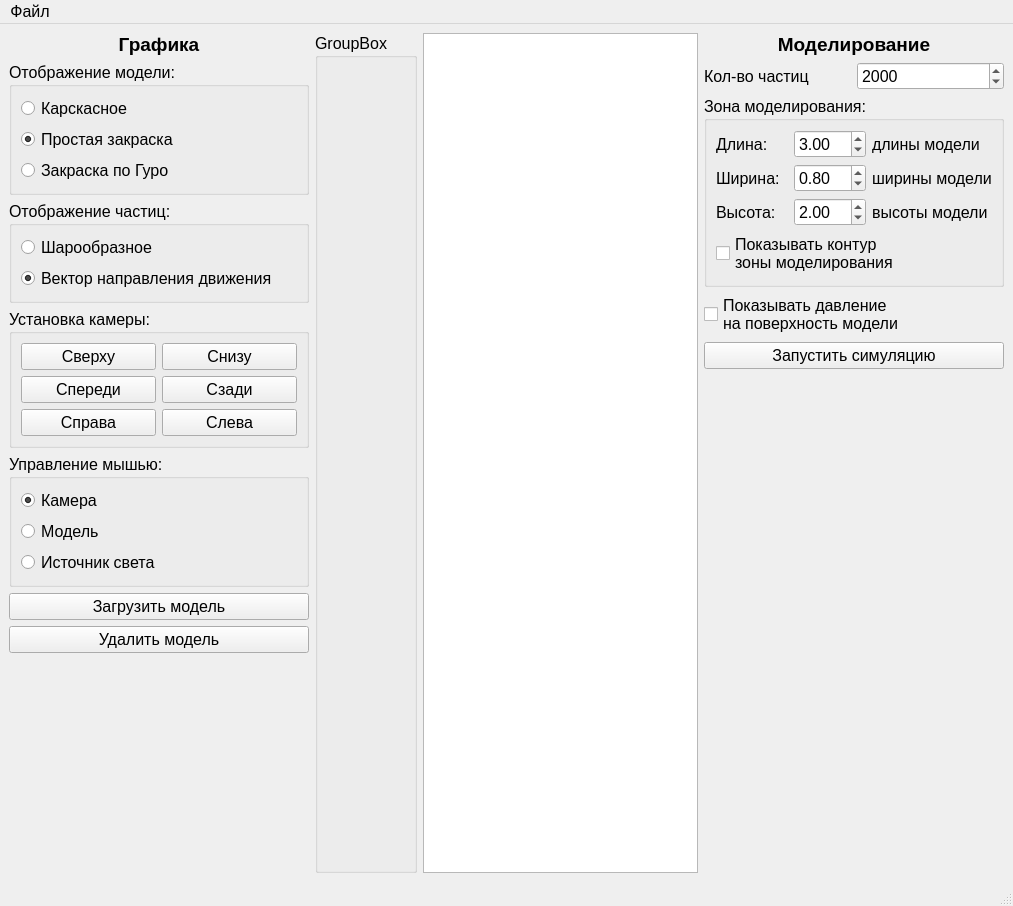
<?xml version="1.0" encoding="UTF-8"?>
<ui version="4.0">
 <class>MainWindow</class>
 <widget class="QMainWindow" name="MainWindow">
  <property name="geometry">
   <rect>
    <x>0</x>
    <y>0</y>
    <width>1013</width>
    <height>906</height>
   </rect>
  </property>
  <property name="font">
   <font>
    <pointsize>12</pointsize>
   </font>
  </property>
  <property name="windowTitle">
   <string>Курсовая работа</string>
  </property>
  <widget class="QWidget" name="centralwidget">
   <layout class="QGridLayout" name="gridLayout_3">
    <item row="0" column="3">
     <layout class="QVBoxLayout" name="simulationLayout">
      <item>
       <widget class="QLabel" name="simulationLabel">
        <property name="font">
         <font>
          <pointsize>14</pointsize>
          <weight>75</weight>
          <bold>true</bold>
         </font>
        </property>
        <property name="text">
         <string>Моделирование</string>
        </property>
        <property name="alignment">
         <set>Qt::AlignCenter</set>
        </property>
       </widget>
      </item>
      <item>
       <layout class="QGridLayout" name="particlesGrid">
        <item row="0" column="1">
         <widget class="QSpinBox" name="nParticlesSpinBox">
          <property name="maximum">
           <number>5000</number>
          </property>
          <property name="value">
           <number>2000</number>
          </property>
         </widget>
        </item>
        <item row="0" column="0">
         <widget class="QLabel" name="label">
          <property name="text">
           <string>Кол-во частиц</string>
          </property>
         </widget>
        </item>
       </layout>
      </item>
      <item>
       <widget class="QGroupBox" name="simZoneGroupBox">
        <property name="sizePolicy">
         <sizepolicy hsizetype="Preferred" vsizetype="Preferred">
          <horstretch>0</horstretch>
          <verstretch>0</verstretch>
         </sizepolicy>
        </property>
        <property name="title">
         <string>Зона моделирования:</string>
        </property>
        <layout class="QGridLayout" name="gridLayout_4">
         <item row="1" column="1">
          <widget class="QDoubleSpinBox" name="widthSpinBox">
           <property name="value">
            <double>0.800000000000000</double>
           </property>
          </widget>
         </item>
         <item row="0" column="2">
          <widget class="QLabel" name="label_2">
           <property name="text">
            <string>длины модели</string>
           </property>
          </widget>
         </item>
         <item row="1" column="0">
          <widget class="QLabel" name="label_4">
           <property name="text">
            <string>Ширина:</string>
           </property>
          </widget>
         </item>
         <item row="2" column="1">
          <widget class="QDoubleSpinBox" name="heightSpinBox">
           <property name="value">
            <double>2.000000000000000</double>
           </property>
          </widget>
         </item>
         <item row="2" column="2">
          <widget class="QLabel" name="label_7">
           <property name="text">
            <string>высоты модели</string>
           </property>
          </widget>
         </item>
         <item row="2" column="0">
          <widget class="QLabel" name="label_5">
           <property name="text">
            <string>Высота:</string>
           </property>
          </widget>
         </item>
         <item row="1" column="2">
          <widget class="QLabel" name="label_6">
           <property name="text">
            <string>ширины модели</string>
           </property>
          </widget>
         </item>
         <item row="0" column="0">
          <widget class="QLabel" name="label_3">
           <property name="text">
            <string>Длина:</string>
           </property>
          </widget>
         </item>
         <item row="0" column="1">
          <widget class="QDoubleSpinBox" name="lengthSpinBox">
           <property name="value">
            <double>3.000000000000000</double>
           </property>
          </widget>
         </item>
         <item row="3" column="0" colspan="3">
          <widget class="QCheckBox" name="zoneViewCheckBox">
           <property name="text">
            <string>Показывать контур
зоны моделирования</string>
           </property>
           <property name="checked">
            <bool>false</bool>
           </property>
          </widget>
         </item>
        </layout>
       </widget>
      </item>
      <item>
       <widget class="QCheckBox" name="modelPressureCheckBox">
        <property name="text">
         <string>Показывать давление
на поверхность модели</string>
        </property>
       </widget>
      </item>
      <item>
       <widget class="QPushButton" name="runSimBtn">
        <property name="minimumSize">
         <size>
          <width>300</width>
          <height>0</height>
         </size>
        </property>
        <property name="text">
         <string>Запустить симуляцию</string>
        </property>
       </widget>
      </item>
      <item>
       <spacer name="verticalSpacer">
        <property name="orientation">
         <enum>Qt::Vertical</enum>
        </property>
        <property name="sizeHint" stdset="0">
         <size>
          <width>20</width>
          <height>40</height>
         </size>
        </property>
       </spacer>
      </item>
     </layout>
    </item>
    <item row="0" column="0">
     <layout class="QVBoxLayout" name="graphicsLayout">
      <item>
       <widget class="QLabel" name="graphicsLabel">
        <property name="font">
         <font>
          <pointsize>14</pointsize>
          <weight>75</weight>
          <bold>true</bold>
         </font>
        </property>
        <property name="text">
         <string>Графика</string>
        </property>
        <property name="alignment">
         <set>Qt::AlignCenter</set>
        </property>
       </widget>
      </item>
      <item>
       <widget class="QGroupBox" name="ViewModeGroupBox">
        <property name="sizePolicy">
         <sizepolicy hsizetype="Preferred" vsizetype="Preferred">
          <horstretch>0</horstretch>
          <verstretch>0</verstretch>
         </sizepolicy>
        </property>
        <property name="title">
         <string>Отображение модели:</string>
        </property>
        <layout class="QVBoxLayout" name="verticalLayout_4">
         <item>
          <widget class="QRadioButton" name="wireframeRadioBtn">
           <property name="text">
            <string>Карскасное</string>
           </property>
           <property name="checked">
            <bool>false</bool>
           </property>
          </widget>
         </item>
         <item>
          <widget class="QRadioButton" name="simpleRadioBtn">
           <property name="text">
            <string>Простая закраска</string>
           </property>
           <property name="checked">
            <bool>true</bool>
           </property>
          </widget>
         </item>
         <item>
          <widget class="QRadioButton" name="guroRadioBtn">
           <property name="text">
            <string>Закраска по Гуро</string>
           </property>
           <property name="checked">
            <bool>false</bool>
           </property>
          </widget>
         </item>
        </layout>
       </widget>
      </item>
      <item>
       <widget class="QGroupBox" name="ViewParticleGroupBox">
        <property name="sizePolicy">
         <sizepolicy hsizetype="Preferred" vsizetype="Preferred">
          <horstretch>0</horstretch>
          <verstretch>0</verstretch>
         </sizepolicy>
        </property>
        <property name="title">
         <string>Отображение частиц:</string>
        </property>
        <layout class="QVBoxLayout" name="verticalLayout_6">
         <item>
          <widget class="QRadioButton" name="circleParticleRadioBtn">
           <property name="text">
            <string>Шарообразное</string>
           </property>
           <property name="checked">
            <bool>false</bool>
           </property>
          </widget>
         </item>
         <item>
          <widget class="QRadioButton" name="vectorParticleRadioBtn">
           <property name="text">
            <string>Вектор направления движения</string>
           </property>
           <property name="checked">
            <bool>true</bool>
           </property>
          </widget>
         </item>
        </layout>
       </widget>
      </item>
      <item>
       <widget class="QGroupBox" name="cameraSetGroupBox">
        <property name="sizePolicy">
         <sizepolicy hsizetype="Preferred" vsizetype="Preferred">
          <horstretch>0</horstretch>
          <verstretch>0</verstretch>
         </sizepolicy>
        </property>
        <property name="title">
         <string>Установка камеры:</string>
        </property>
        <layout class="QGridLayout" name="gridLayout_2">
         <item row="2" column="0">
          <widget class="QPushButton" name="frontCamBtn">
           <property name="text">
            <string>Спереди</string>
           </property>
          </widget>
         </item>
         <item row="0" column="0">
          <widget class="QPushButton" name="topCamBtn">
           <property name="text">
            <string>Сверху</string>
           </property>
          </widget>
         </item>
         <item row="4" column="0">
          <widget class="QPushButton" name="rightCamBtn">
           <property name="text">
            <string>Справа</string>
           </property>
          </widget>
         </item>
         <item row="0" column="1">
          <widget class="QPushButton" name="bottomCamBtn">
           <property name="text">
            <string>Снизу</string>
           </property>
          </widget>
         </item>
         <item row="2" column="1">
          <widget class="QPushButton" name="backCamBtn">
           <property name="text">
            <string>Сзади</string>
           </property>
          </widget>
         </item>
         <item row="4" column="1">
          <widget class="QPushButton" name="leftCamBtn">
           <property name="text">
            <string>Слева</string>
           </property>
          </widget>
         </item>
        </layout>
       </widget>
      </item>
      <item>
       <widget class="QGroupBox" name="mouseControlGroupBox">
        <property name="sizePolicy">
         <sizepolicy hsizetype="Preferred" vsizetype="Preferred">
          <horstretch>0</horstretch>
          <verstretch>0</verstretch>
         </sizepolicy>
        </property>
        <property name="title">
         <string>Управление мышью:</string>
        </property>
        <property name="flat">
         <bool>false</bool>
        </property>
        <layout class="QVBoxLayout" name="verticalLayout_5">
         <item>
          <widget class="QRadioButton" name="cameraRadioBtn">
           <property name="text">
            <string>Камера</string>
           </property>
           <property name="checked">
            <bool>true</bool>
           </property>
          </widget>
         </item>
         <item>
          <widget class="QRadioButton" name="modelRadioBtn">
           <property name="text">
            <string>Модель</string>
           </property>
           <property name="checked">
            <bool>false</bool>
           </property>
          </widget>
         </item>
         <item>
          <widget class="QRadioButton" name="lightRadioBtn">
           <property name="text">
            <string>Источник света</string>
           </property>
           <property name="checked">
            <bool>false</bool>
           </property>
          </widget>
         </item>
        </layout>
       </widget>
      </item>
      <item>
       <widget class="QPushButton" name="loadPolygonalModelBtn">
        <property name="text">
         <string>Загрузить модель</string>
        </property>
       </widget>
      </item>
      <item>
       <widget class="QPushButton" name="delModelBtn">
        <property name="minimumSize">
         <size>
          <width>300</width>
          <height>0</height>
         </size>
        </property>
        <property name="text">
         <string>Удалить модель</string>
        </property>
       </widget>
      </item>
      <item>
       <spacer name="verticalSpacer_2">
        <property name="orientation">
         <enum>Qt::Vertical</enum>
        </property>
        <property name="sizeHint" stdset="0">
         <size>
          <width>20</width>
          <height>40</height>
         </size>
        </property>
       </spacer>
      </item>
     </layout>
    </item>
    <item row="0" column="2">
     <widget class="CustomGraphicsView" name="customGraphicsView">
      <property name="maximumSize">
       <size>
        <width>100000</width>
        <height>100000</height>
       </size>
      </property>
      <property name="mouseTracking">
       <bool>true</bool>
      </property>
      <property name="verticalScrollBarPolicy">
       <enum>Qt::ScrollBarAlwaysOff</enum>
      </property>
      <property name="horizontalScrollBarPolicy">
       <enum>Qt::ScrollBarAlwaysOff</enum>
      </property>
     </widget>
    </item>
    <item row="0" column="1">
     <widget class="QGroupBox" name="groupBox">
      <property name="title">
       <string>GroupBox</string>
      </property>
     </widget>
    </item>
   </layout>
  </widget>
  <widget class="QStatusBar" name="statusBar"/>
  <widget class="QMenuBar" name="menuBar">
   <property name="geometry">
    <rect>
     <x>0</x>
     <y>0</y>
     <width>1013</width>
     <height>33</height>
    </rect>
   </property>
   <widget class="QMenu" name="menu">
    <property name="title">
     <string>Файл</string>
    </property>
    <addaction name="action"/>
   </widget>
   <addaction name="menu"/>
  </widget>
  <action name="action">
   <property name="text">
    <string>Выход</string>
   </property>
  </action>
 </widget>
 <customwidgets>
  <customwidget>
   <class>CustomGraphicsView</class>
   <extends>QGraphicsView</extends>
   <header>Domains/Ui/Qt/custom_graphics_view.h</header>
  </customwidget>
 </customwidgets>
 <resources/>
 <connections/>
</ui>
